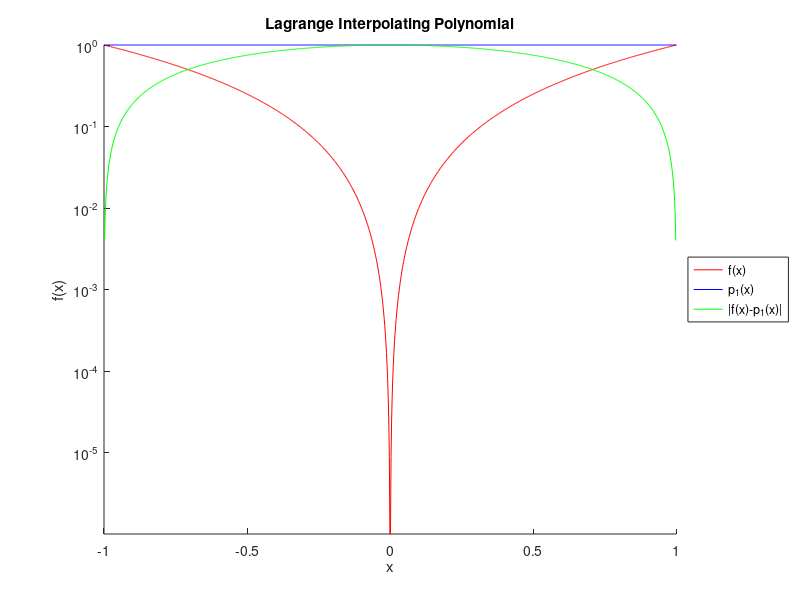

Reproduce this figure in MATLAB.
function LagrangePlot

%
% Tim Becker
% CAAM 553 Homework 6 Problem 1
% 10/24/2012
%
% LagrangePlot.m takes the values of f(x), p_1(x) and |f(x)-p_1(x)| and
% plots them together over the interval [-1,1]
%
% function LagrangePlot


f= @(x) x.^2;
p_1 = @(x) f(-1)*(x-1)/(-2)+f(1)*(x+1)/2;

x = linspace(-1,1,1000);

% Creates the axis labels and title
title('Lagrange Interpolating Polynomial'),
hold
xlabel('x')
ylabel('f(x)')


semilogy(x, f(x),'r'), axis tight, hold on
semilogy(x, p_1(x),'b'), axis tight, hold on
semilogy(x, abs(f(x)-p_1(x)),'g'), axis tight

% Creates the legend
legend('f(x)', 'p_1(x)', '|f(x)-p_1(x)|', 'location', 'eastoutside')




